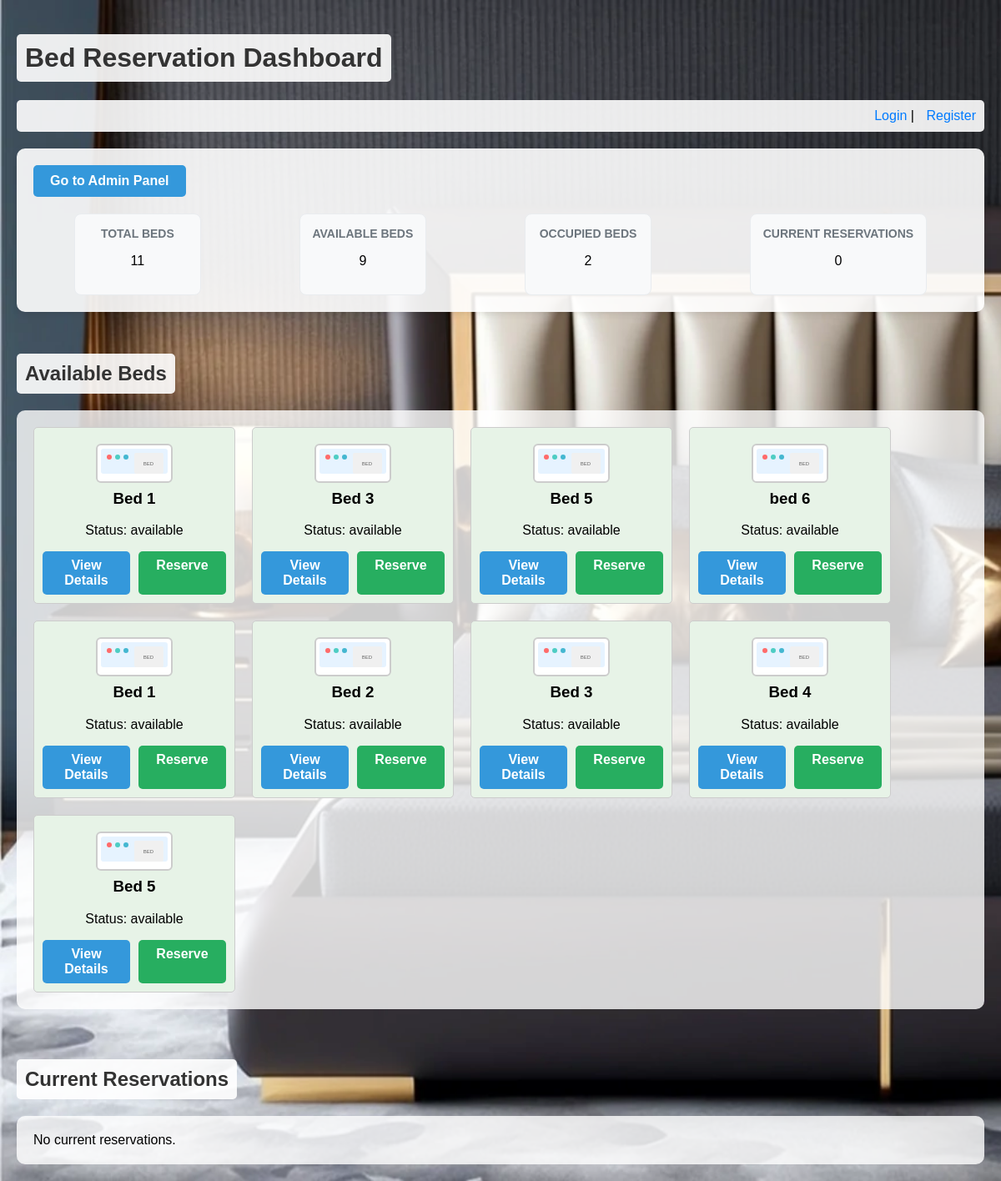
The page / on the database its author committed.
### tables this page shows
CREATE TABLE `beds` (
  `id` int(6) UNSIGNED NOT NULL,
  `name` varchar(30) NOT NULL,
  `status` enum('available','occupied') DEFAULT 'available',
  `room_size` varchar(20) DEFAULT 'Standard',
  `accessories` text DEFAULT NULL
);

### index.php (the view, shortened to what this page needs)
<!DOCTYPE html>
<html lang="en">
<head>
    <link rel="stylesheet" href="style.css">
</head>
<body>
    <?php
    include 'db.php';
    $notification_count = 0;
    ?>
    <h1>Bed Reservation Dashboard</h1>
    <div class="user-section">
        <?php if (isset($_SESSION['user_id'])): ?>
            <p>Welcome, <?php echo htmlspecialchars($_SESSION['username']); ?> (<?php echo ucfirst(htmlspecialchars($_SESSION['role'])); ?>) |
            <a href="profile.php">My Account</a> |
            <a href="logout.php">Logout</a>
            <?php if ($_SESSION['role'] == 'admin'): ?>
                | <a href="admin.php">Admin Panel</a>
            <?php elseif ($_SESSION['role'] == 'manager'): ?>
                | <a href="manager.php">Manager Dashboard</a>
            <?php elseif ($_SESSION['role'] == 'receptionist'): ?>
                | <a href="receptionist.php">Reception Dashboard</a>
                | <a href="notifications.php" style="position:relative;">
                    Notifications
                    <?php if ($notification_count > 0): ?>
                        <span style="position:absolute;top:-8px;right:-8px;background:#dc3545;color:white;border-radius:50%;width:20px;height:20px;display:flex;align-items:center;justify-content:center;font-size:11px;font-weight:bold;"><?php echo $notification_count; ?></span>
                    <?php endif; ?>
                </a>
            <?php elseif ($_SESSION['role'] == 'customer'): ?>
                | <a href="customer_dashboard.php">My Dashboard</a>
                | <a href="request_reservation.php">Request Reservation</a>
            <?php elseif ($_SESSION['role'] == 'police'): ?>
                | <a href="police_officer.php">Police Dashboard</a>
            <?php endif; ?>
            </p>
            <?php if ($_SESSION['role'] == 'customer'): ?>
                <?php
                $stmt = $conn->prepare("SELECT COUNT(*) as pending FROM reservation_requests WHERE customer_id = ? AND status = 'approved_by_manager'");
                if ($stmt !== false) {
                    $stmt->bind_param("i", $_SESSION['user_id']);
                    $stmt->execute();
                    $result = $stmt->get_result();
                    $pending_count = $result->fetch_assoc()['pending'];
                    $stmt->close();
                    if ($pending_count > 0) {
                        echo "<div style='background:#fff3cd;color:#856404;padding:10px;border-radius:5px;margin-top:10px;'>
                            <strong>⚠️ Payment Required:</strong> You have $pending_count reservation(s) awaiting payment.
                            <a href='profile.php' style='color:#0056b3;'>Click here to make payment</a>
                        </div>";
                    }
                }
                ?>
            <?php endif; ?>
        <?php else: ?>
            <p><a href="login.php">Login</a> | <a href="register.php">Register</a></p>
        <?php endif; ?>
    </div>
    <div class="admin-dashboard">
        <div class="admin-actions">
            <?php if (isset($_SESSION['user_id']) && $_SESSION['role'] == 'admin'): ?>
                <a href="admin.php" class="admin-button">Go to Admin Panel</a>
                                <a href="customer_dashboard.php" class="admin-button">customer dashboard</a>
                                                <a href="manager.php" class="admin-button">manager</a>
                           <a href="receptionist.php" class="admin-button">receptionist</a>
            <?php elseif (isset($_SESSION['user_id']) && $_SESSION['role'] == 'customer'): ?>
                <a href="customer_dashboard.php" class="admin-button" style="background:#28a745;">My Dashboard</a>
            <?php else: ?>
                <a href="admin.php" class="admin-button">Go to Admin Panel</a>
            <?php endif; ?>
        </div>
        <div class="stats">
            <?php
            $stmt = $conn->prepare("SELECT COUNT(*) as total FROM beds");
            if ($stmt === false) {
                echo "<div class='stat'><h3>Database Error</h3><p>Please run <a href='setup.php'>setup.php</a> first</p></div>";
            } else {
                $stmt->execute();
                $result_total = $stmt->get_result();
                $total_beds = $result_total->fetch_assoc()['total'];
                $stmt = $conn->prepare("SELECT COUNT(*) as available FROM beds WHERE status = 'available'");
                $stmt->execute();
                $result_available = $stmt->get_result();
                $available_beds = $result_available->fetch_assoc()['available'];
                $occupied_beds = $total_beds - $available_beds;
                $stmt = $conn->prepare("SELECT COUNT(*) as reservations FROM reservations");
                $stmt->execute();
                $result_reservations = $stmt->get_result();
                $current_reservations = $result_reservations->fetch_assoc()['reservations'];
            ?>
            <div class="stat">
                <h3>Total Beds</h3>
                <p><?php echo $total_beds; ?></p>
            </div>
            <div class="stat">
                <h3>Available Beds</h3>
                <p><?php echo $available_beds; ?></p>
            </div>
            <div class="stat">
                <h3>Occupied Beds</h3>
                <p><?php echo $occupied_beds; ?></p>
            </div>
            <div class="stat">
                <h3>Current Reservations</h3>
                <p><?php echo $current_reservations; ?></p>
            </div>
            <?php } ?>
        </div>
    </div>
    <h2>Available Beds</h2>
    <div class="beds">
        <?php
        $stmt = $conn->prepare("SELECT b.*,
            (SELECT COUNT(*) FROM reservation_requests rr WHERE rr.bed_id = b.id AND rr.status IN ('pending', 'approved_by_receptionist', 'approved_by_manager')) as pending_count,
            (SELECT status FROM reservation_requests rr WHERE rr.bed_id = b.id AND rr.status IN ('pending', 'approved_by_receptionist', 'approved_by_manager') ORDER BY rr.created_at DESC LIMIT 1) as reservation_status
            FROM beds b WHERE b.status = 'available'");
        if ($stmt === false) {
            echo "<p>Error: Unable to prepare statement. Database table 'beds' may not exist.</p>";
            echo "<p>Please run <a href='setup.php'>setup.php</a> to create the database tables.</p>";
        } else {
            $stmt->execute();
            $result = $stmt->get_result();
        if ($result->num_rows > 0) {
            while($row = $result->fetch_assoc()) {
                $has_pending = $row['pending_count'] > 0;
                echo "<div class='bed available'>";
                echo "<img src='bed-icon.svg' alt='Bed Icon' class='bed-icon'>";
                echo "<h3>" . htmlspecialchars($row["name"]) . "</h3>";
                echo "<p>Status: " . htmlspecialchars($row["status"]) . "</p>";
                echo "<div class='bed-actions'>";
                echo "<a href='bed_details.php?id=" . intval($row["id"]) . "' class='details-button'>View Details</a>";
                if ($has_pending) {
                    echo "<button class='reserve-button' style='background:#6c757d;cursor:not-allowed;' disabled>Reservation Pending</button>";
                } else {
                    if (isset($_SESSION['user_id'])) {
                        echo "<a href='reserve.php?bed_id=" . intval($row["id"]) . "' class='reserve-button'>Reserve</a>";
                    } else {
                        echo "<a href='login.php' class='reserve-button'>Reserve</a>";
                    }
                }
                echo "</div>";
                echo "</div>";
            }
        } else {
            echo "No available beds.";
        }
        }
        ?>
    </div>
    <h2>Current Reservations</h2>
    <div class="reservations">
        <?php
        $stmt = $conn->prepare("SELECT r.id, b.name as bed_name, r.guest_name, r.check_in, r.check_out FROM reservations r JOIN beds b ON r.bed_id = b.id");
        if ($stmt === false) {
            echo "<p>Error: Unable to prepare statement. Database tables may not exist.</p>";
            echo "<p>Please run <a href='setup.php'>setup.php</a> to create the database tables.</p>";
        } else {
            $stmt->execute();
            $result = $stmt->get_result();
            if ($result->num_rows > 0) {
                echo "<table>";
                echo "<tr><th>Bed</th><th>Guest</th><th>Check-in</th><th>Check-out</th><th>Action</th></tr>";
                while($row = $result->fetch_assoc()) {
                    echo "<tr>";
                    echo "<td>" . htmlspecialchars($row["bed_name"]) . "</td>";
                    echo "<td>" . htmlspecialchars($row["guest_name"]) . "</td>";
                    echo "<td>" . htmlspecialchars($row["check_in"]) . "</td>";
                    echo "<td>" . htmlspecialchars($row["check_out"]) . "</td>";
                    echo "<td><a href='cancel.php?id=" . intval($row["id"]) . "'>Cancel</a></td>";
                    echo "</tr>";
                }
                echo "</table>";
            } else {
                echo "No current reservations.";
            }
        }
        ?>
    </div>
</body>
</html>

### style.css (style rules this page uses)
body { font-family: Arial, sans-serif; margin: 20px; background-image: url('background.svg'); background-repeat: no-repeat; background-size: cover; background-attachment: fixed; min-height: 100vh; background-image: url(http://localhost/bedrs/b.webp); }
h1, h2 { color: #333; background-color: rgba(255, 255, 255, 0.9); padding: 10px; border-radius: 5px; display: inline-block; }
.user-section { background-color: rgba(255, 255, 255, 0.9); padding: 10px; border-radius: 5px; margin-bottom: 20px; text-align: right; }
.user-section p { margin: 0; }
.user-section a { margin-left: 10px; }
.beds { display: flex; flex-wrap: wrap; gap: 20px; margin-bottom: 40px; background-color: rgba(255, 255, 255, 0.8); padding: 20px; border-radius: 10px; }
.admin-dashboard { background-color: rgba(255, 255, 255, 0.9); padding: 20px; border-radius: 10px; margin-bottom: 30px; box-shadow: 0 2px 10px rgba(0,0,0,0.1); }
.admin-actions { margin-bottom: 20px; }
.admin-button { background-color: #3498db; color: white; padding: 10px 20px; text-decoration: none; border-radius: 5px; font-weight: bold; display: inline-block; }
.stats { display: flex; flex-wrap: wrap; gap: 20px; justify-content: space-around; }
.stat { text-align: center; padding: 15px; background-color: #f8f9fa; border-radius: 8px; border: 1px solid #e9ecef; min-width: 120px; }
.stat h3 { margin: 0 0 10px 0; font-size: 14px; color: #6c757d; text-transform: uppercase; }
.bed { border: 1px solid #ccc; padding: 10px; width: 220px; text-align: center; background-color: rgba(255, 255, 255, 0.9); border-radius: 5px; }
.bed-actions { display: flex; gap: 10px; margin-top: 10px; }
.details-button, .reserve-button { padding: 8px 15px; text-decoration: none; border-radius: 5px; font-weight: bold; display: inline-block; text-align: center; flex: 1; }
.details-button { background-color: #3498db; color: white; }
.reserve-button { background-color: #27ae60; color: white; }
.bed.available { background-color: #e7f3e7; }
.bed h3 { margin-top: 0; }
.reservations { background-color: rgba(255, 255, 255, 0.8); padding: 20px; border-radius: 10px; }
a { color: #007BFF; text-decoration: none; }

### rows shown on the page
beds: name "Bed 1", status "available"
beds: name "Bed 3", status "available"
beds: name "Bed 5", status "available"
beds: name "bed 6", status "available"
beds: name "Bed 1", status "available"
beds: name "Bed 2", status "available"
beds: name "Bed 3", status "available"
beds: name "Bed 4", status "available"
beds: name "Bed 5", status "available"

### other values the page prints
$total_beds "11"
$available_beds "9"
$occupied_beds "2"
$current_reservations "0"
